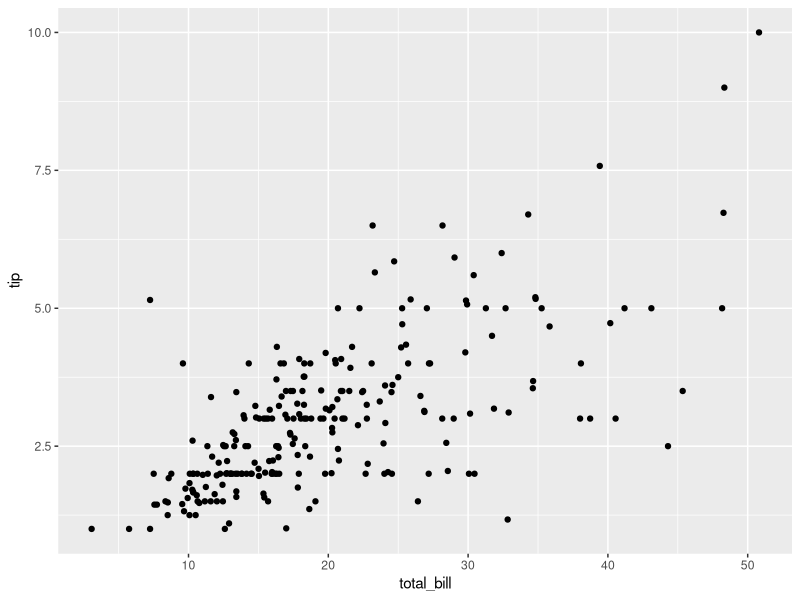
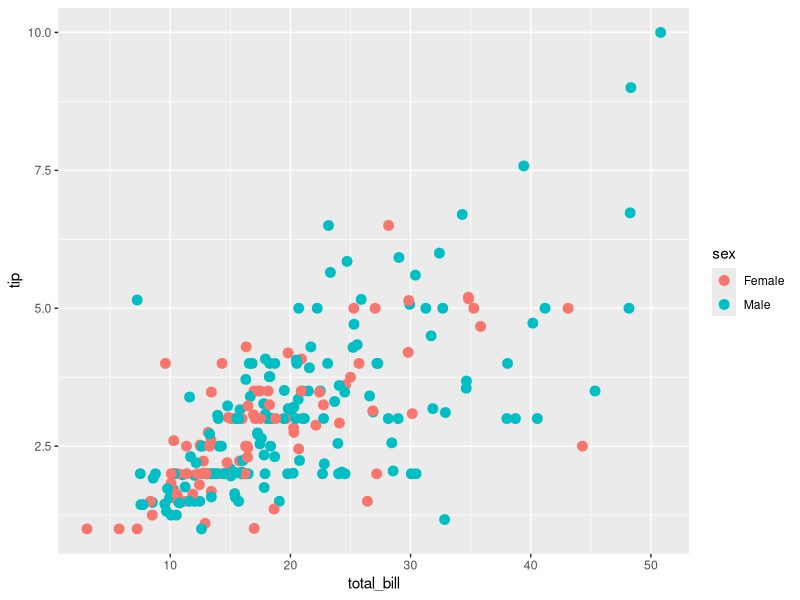
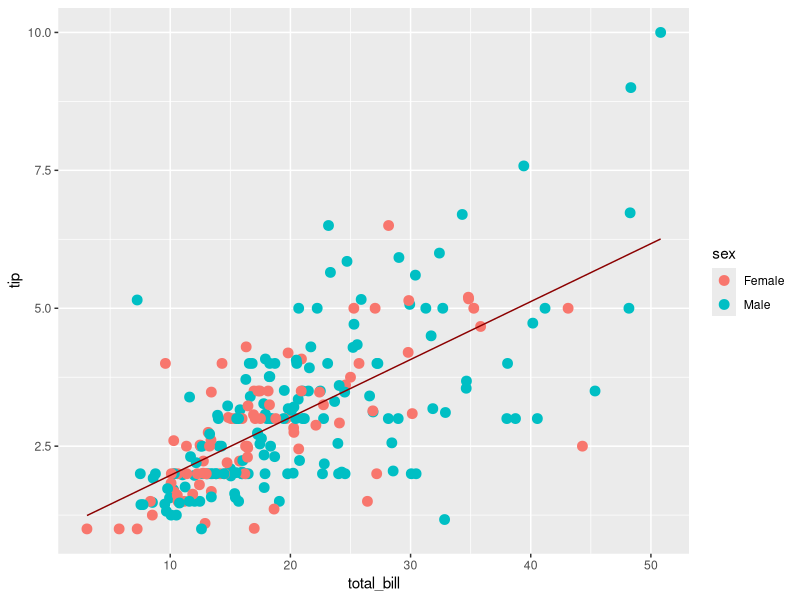
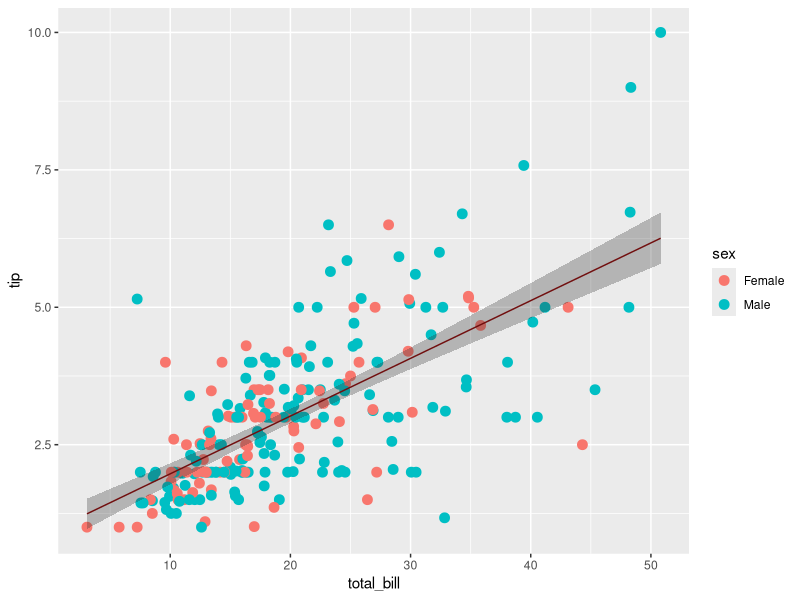
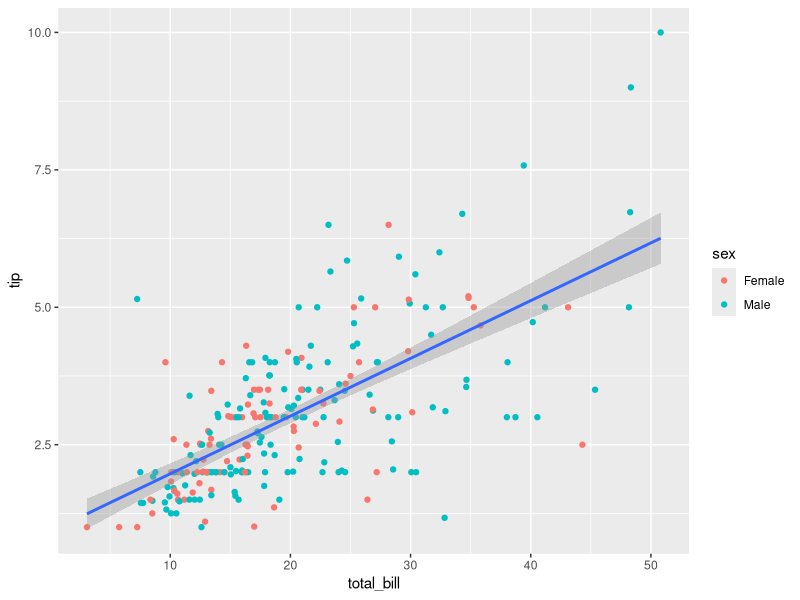
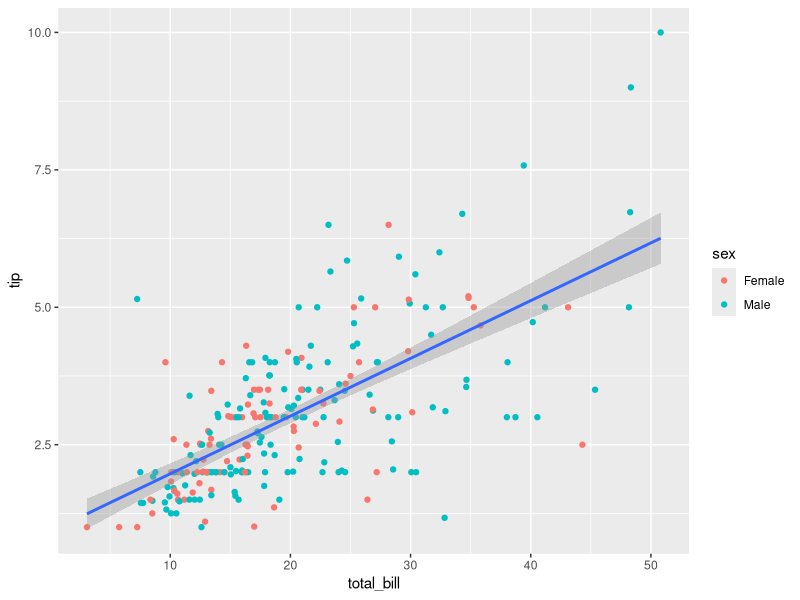

Here is the R script that generated these plots, in order:
## ---- chunk 1
knitr::opts_chunk$set(echo = TRUE)
## ---- chunk 2
library(ggplot2)
## ---- chunk 3
data(tips, package = 'reshape2')
qplot(total_bill, tip, data=tips, geom = "point")
## ---- chunk 4
camada1 = geom_point(mapping = aes(x=total_bill, y=tip, color=sex), data = tips,
                     size=3)
ggplot() + camada1
## ---- chunk 5
modelo_base = lm(tip~total_bill, data=tips)
modelo_fit = data.frame(total_bill=tips$total_bill, 
                        predict(modelo_base,interval="confidence"))

head(modelo_fit)
## ---- chunk 6
camada2 = geom_line(mapping=aes(x=total_bill, y=fit),
                    data=modelo_fit, color='darkred')

ggplot() + camada1 + camada2
## ---- chunk 7
camada3 = geom_ribbon(mapping = aes(x=total_bill, ymin = lwr, ymax = upr),
                      data=modelo_fit, alpha=0.3)

ggplot() + camada1 + camada2 + camada3
## ---- chunk 8
ggplot(tips, aes(x=total_bill, y=tip))+
  geom_point(aes(color=sex))+
  geom_smooth(method = 'lm')
## ---- chunk 9
myplot = ggplot(tips, aes(x=total_bill, y=tip))+
  geom_point(aes(color=sex))+
  geom_smooth(method = 'lm')
## ---- chunk 10
print(myplot)
## ---- chunk 11
class(myplot)
